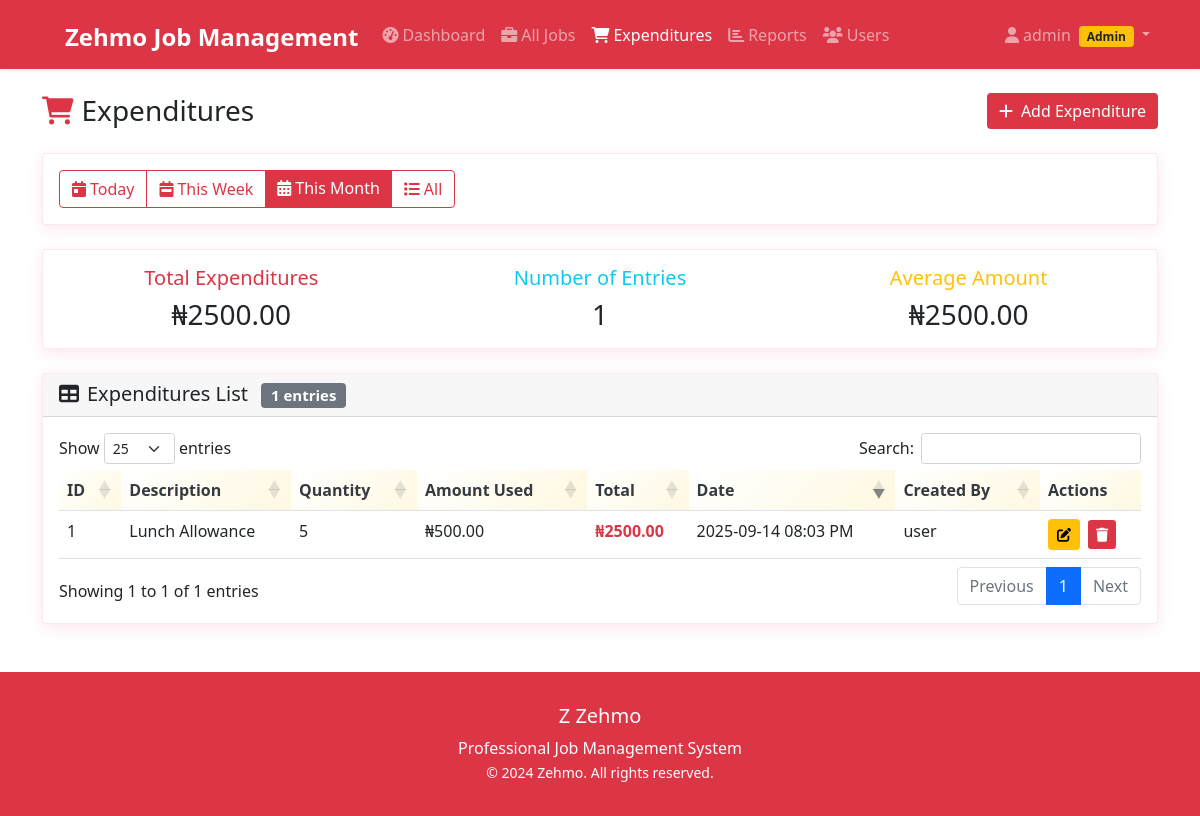
Page /expenditures?filter=month (signed in) on the committed database.
### app.py (models this page shows, shortened)
class User(UserMixin, db.Model):
    __tablename__ = 'users'
    id = db.Column(db.Integer, primary_key=True)
    username = db.Column(db.String(80), unique=True, nullable=False)
    password_hash = db.Column(db.String(120), nullable=False)
    role = db.Column(db.String(20), nullable=False, default='normal')  # 'normal' or 'admin'
    def is_admin(self):
        return self.role == 'admin'

class Expenditure(db.Model):
    __tablename__ = 'expenditures'
    id = db.Column(db.Integer, primary_key=True)
    description = db.Column(db.String(200), nullable=False)
    quantity = db.Column(db.Integer, nullable=False)
    amount_used = db.Column(db.Float, nullable=False)
    total = db.Column(db.Float, nullable=False)
    date_time = db.Column(db.DateTime, nullable=False, default=datetime.now)
    created_by = db.Column(db.Integer, db.ForeignKey('users.id'), nullable=False)
    creator = db.relationship('User', backref='expenditures')

### routes.py (the view)
@app.route('/expenditures')
@login_required
def expenditures():
    filter_type = request.args.get('filter', 'today')
    today = datetime.now().date()
    query = Expenditure.query
    if filter_type == 'today':
        query = query.filter(db.func.date(Expenditure.date_time) == today)
    elif filter_type == 'week':
        week_start = today - timedelta(days=today.weekday())
        query = query.filter(db.func.date(Expenditure.date_time) >= week_start)
    elif filter_type == 'month':
        month_start = today.replace(day=1)
        query = query.filter(db.func.date(Expenditure.date_time) >= month_start)
    expenditures = query.order_by(Expenditure.date_time.desc()).all()
    return render_template('expenditures.html', expenditures=expenditures, filter_type=filter_type, today=today)

### app.py (called while the page is built)
@login_manager.user_loader
def load_user(user_id):
    return User.query.get(int(user_id))

### templates/expenditures.html (shortened to what this page needs)
{% extends "base.html" %}
{% block content %}
<div class="d-flex justify-content-between align-items-center mb-4">
    <h1 class="h3 mb-0">
        <i class="fas fa-shopping-cart me-2 text-danger"></i>Expenditures
    </h1>
    <button type="button" class="btn btn-danger" data-bs-toggle="modal" data-bs-target="#addExpenditureModal">
        <i class="fas fa-plus me-2"></i>Add Expenditure
    </button>
</div>
<div class="card mb-4">
    <div class="card-body">
        <div class="btn-group" role="group" aria-label="Filter expenditures">
            <a href="{{ url_for('expenditures', filter='today') }}" class="btn btn-{{ 'danger' if filter_type == 'today' else 'outline-danger' }}">
                <i class="fas fa-calendar-day me-1"></i>Today
            </a>
            <a href="{{ url_for('expenditures', filter='week') }}" class="btn btn-{{ 'danger' if filter_type == 'week' else 'outline-danger' }}">
                <i class="fas fa-calendar-week me-1"></i>This Week
            </a>
            <a href="{{ url_for('expenditures', filter='month') }}" class="btn btn-{{ 'danger' if filter_type == 'month' else 'outline-danger' }}">
                <i class="fas fa-calendar-alt me-1"></i>This Month
            </a>
            <a href="{{ url_for('expenditures', filter='all') }}" class="btn btn-{{ 'danger' if filter_type == 'all' else 'outline-danger' }}">
                <i class="fas fa-list me-1"></i>All
            </a>
        </div>
    </div>
</div>
{% if expenditures %}
<div class="card mb-4">
    <div class="card-body">
        <div class="row">
            <div class="col-md-4">
                <div class="text-center">
                    <h5 class="text-danger">Total Expenditures</h5>
                    <h3 class="mb-0">₦{{ "%.2f"|format(expenditures|sum(attribute='total')) }}</h3>
                </div>
            </div>
            <div class="col-md-4">
                <div class="text-center">
                    <h5 class="text-info">Number of Entries</h5>
                    <h3 class="mb-0">{{ expenditures|length }}</h3>
                </div>
            </div>
            <div class="col-md-4">
                <div class="text-center">
                    <h5 class="text-warning">Average Amount</h5>
                    <h3 class="mb-0">₦{{ "%.2f"|format((expenditures|sum(attribute='total')) / (expenditures|length)) if expenditures|length > 0 else "0.00" }}</h3>
                </div>
            </div>
        </div>
    </div>
</div>
{% endif %}
<div class="card">
    <div class="card-header">
        <h5 class="card-title mb-0">
            <i class="fas fa-table me-2"></i>Expenditures List
            <span class="badge bg-secondary ms-2">{{ expenditures|length }} entries</span>
        </h5>
    </div>
    <div class="card-body">
        {% if expenditures %}
            <div class="table-responsive">
                <table class="table table-hover" id="expendituresTable">
                    <thead>
                        <tr>
                            <th>ID</th>
                            <th>Description</th>
                            <th>Quantity</th>
                            <th>Amount Used</th>
                            <th>Total</th>
                            <th>Date</th>
                            <th>Created By</th>
                            {% if current_user.is_admin() %}
                                <th>Actions</th>
                            {% endif %}
                        </tr>
                    </thead>
                    <tbody>
                        {% for expenditure in expenditures %}
                            <tr class="{% if expenditure.date_time.date() == today %}today-highlight{% endif %}">
                                <td>{{ expenditure.id }}</td>
                                <td>{{ expenditure.description }}</td>
                                <td>{{ expenditure.quantity|int }}</td>
                                <td>₦{{ "%.2f"|format(expenditure.amount_used) }}</td>
                                <td class="fw-bold text-danger">₦{{ "%.2f"|format(expenditure.total) }}</td>
                                <td>{{ expenditure.date_time.strftime('%Y-%m-%d %I:%M %p') }}</td>
                                <td>{{ expenditure.creator.username }}</td>
                                {% if current_user.is_admin() %}
                                    <td>
                                        <button type="button" class="btn btn-sm btn-warning me-1" onclick="editExpenditure({{ expenditure.id }})">
                                            <i class="fas fa-edit"></i>
                                        </button>
                                        <form method="POST" action="{{ url_for('delete_expenditure', expenditure_id=expenditure.id) }}" class="d-inline" onsubmit="return confirmDelete('Are you sure you want to delete this expenditure?')">
                                            <button type="submit" class="btn btn-sm btn-danger">
                                                <i class="fas fa-trash"></i>
                                            </button>
                                        </form>
                                    </td>
                                {% endif %}
                            </tr>
                        {% endfor %}
                    </tbody>
                </table>
            </div>
        {% endif %}
    </div>
</div>
{% endblock %}
{% block scripts %}
<link rel="stylesheet" type="text/css" href="https://cdn.datatables.net/1.11.5/css/dataTables.bootstrap5.min.css">
{% endblock %}

### templates/base.html (shortened to what this page needs)
<!DOCTYPE html>
<html lang="en">
<head>
    <link href="https://cdn.jsdelivr.net/npm/bootstrap@5.1.3/dist/css/bootstrap.min.css" rel="stylesheet">
    <link href="https://cdnjs.cloudflare.com/ajax/libs/font-awesome/6.0.0/css/all.min.css" rel="stylesheet">
</head>
<body>
    {% if current_user.is_authenticated %}
    <nav class="navbar navbar-expand-lg navbar-dark navbar-zehmo">
        <div class="container">
            <a class="navbar-brand" href="{{ url_for('dashboard') }}">
                <span class="zehmo-logo">Z</span> Zehmo Job Management
            </a>
            <div class="collapse navbar-collapse" id="navbarNav">
                <ul class="navbar-nav me-auto">
                    <li class="nav-item">
                        <a class="nav-link {{ 'active' if request.endpoint == 'dashboard' }}" href="{{ url_for('dashboard') }}">
                            <i class="fas fa-tachometer-alt me-1"></i>Dashboard
                        </a>
                    </li>
                    <li class="nav-item">
                        <a class="nav-link {{ 'active' if request.endpoint == 'jobs' }}" href="{{ url_for('jobs') }}">
                            <i class="fas fa-briefcase me-1"></i>All Jobs
                        </a>
                    </li>
                    <li class="nav-item">
                        <a class="nav-link {{ 'active' if request.endpoint == 'expenditures' }}" href="{{ url_for('expenditures') }}">
                            <i class="fas fa-shopping-cart me-1"></i>Expenditures
                        </a>
                    </li>
                    <li class="nav-item">
                        <a class="nav-link {{ 'active' if request.endpoint == 'reports' }}" href="{{ url_for('reports') }}">
                            <i class="fas fa-chart-bar me-1"></i>Reports
                        </a>
                    </li>
                    {% if current_user.is_admin() %}
                    <li class="nav-item">
                        <a class="nav-link {{ 'active' if request.endpoint == 'users' }}" href="{{ url_for('users') }}">
                            <i class="fas fa-users me-1"></i>Users
                        </a>
                    </li>
                    {% endif %}
                </ul>
                <ul class="navbar-nav">
                    <li class="nav-item dropdown">
                        <a class="nav-link dropdown-toggle" href="#" id="navbarDropdown" role="button" data-bs-toggle="dropdown">
                            <i class="fas fa-user me-1"></i>{{ current_user.username }}
                            {% if current_user.is_admin() %}
                                <span class="badge bg-warning text-dark ms-1">Admin</span>
                            {% endif %}
                        </a>
                    </li>
                </ul>
            </div>
        </div>
    </nav>
    {% endif %}
    <main class="container mt-4">
        {% block content %}{% endblock %}
    </main>
    <footer class="footer-zehmo text-center">
        <div class="container">
            <div class="row">
                <div class="col-md-12">
                    <h5><span class="zehmo-logo">Z</span> Zehmo</h5>
                    <p class="mb-0">Professional Job Management System</p>
                    <small>&copy; 2024 Zehmo. All rights reserved.</small>
                </div>
            </div>
        </div>
    </footer>
    {% block scripts %}{% endblock %}
</body>
</html>

### templates/base.html (style rules this page uses)
:root { --zehmo-primary: #dc3545; --zehmo-secondary: #dc3545; --zehmo-accent: #dc3545; --zehmo-purple: #dc3545; --zehmo-gradient: #dc3545; --zehmo-gradient-alt: #dc3545; --zehmo-light: #ffffff; --zehmo-dark: #343a40; }
.navbar-zehmo { background: var(--zehmo-primary) !important; box-shadow: 0 2px 4px rgba(220, 53, 69, 0.1); }
.navbar-brand { font-weight: bold; font-size: 1.5rem; color: white !important; }
.navbar-brand .zehmo-logo { background: var(--zehmo-gradient); -webkit-background-clip: text; -webkit-text-fill-color: transparent; background-clip: text; font-weight: 900; font-size: 1.8rem; }
.card { box-shadow: 0 4px 15px rgba(233, 30, 99, 0.1); border: 1px solid rgba(233, 30, 99, 0.1); transition: all 0.3s ease; }
.btn-danger { background: linear-gradient(135deg, var(--zehmo-primary), var(--zehmo-secondary)); border: none; }
.table th { background: linear-gradient(135deg, var(--zehmo-light), #FFF8E1); border-top: none; color: var(--zehmo-dark); font-weight: 600; }
.footer-zehmo { background: var(--zehmo-gradient); color: white; padding: 2rem 0; margin-top: 3rem; }

### rows in the picture
User: username "admin"
Expenditure: id "1", description "Lunch Allowance", quantity "5", amount_used "500.00", total "2500.00", date_time "2025-09-14 08:03 PM", creator.username "user"

### other values in the picture
{{ "%.2f"|format(expenditures|sum(attribute='total')) }} "2500.00"
{{ expenditures|length }} "1"
